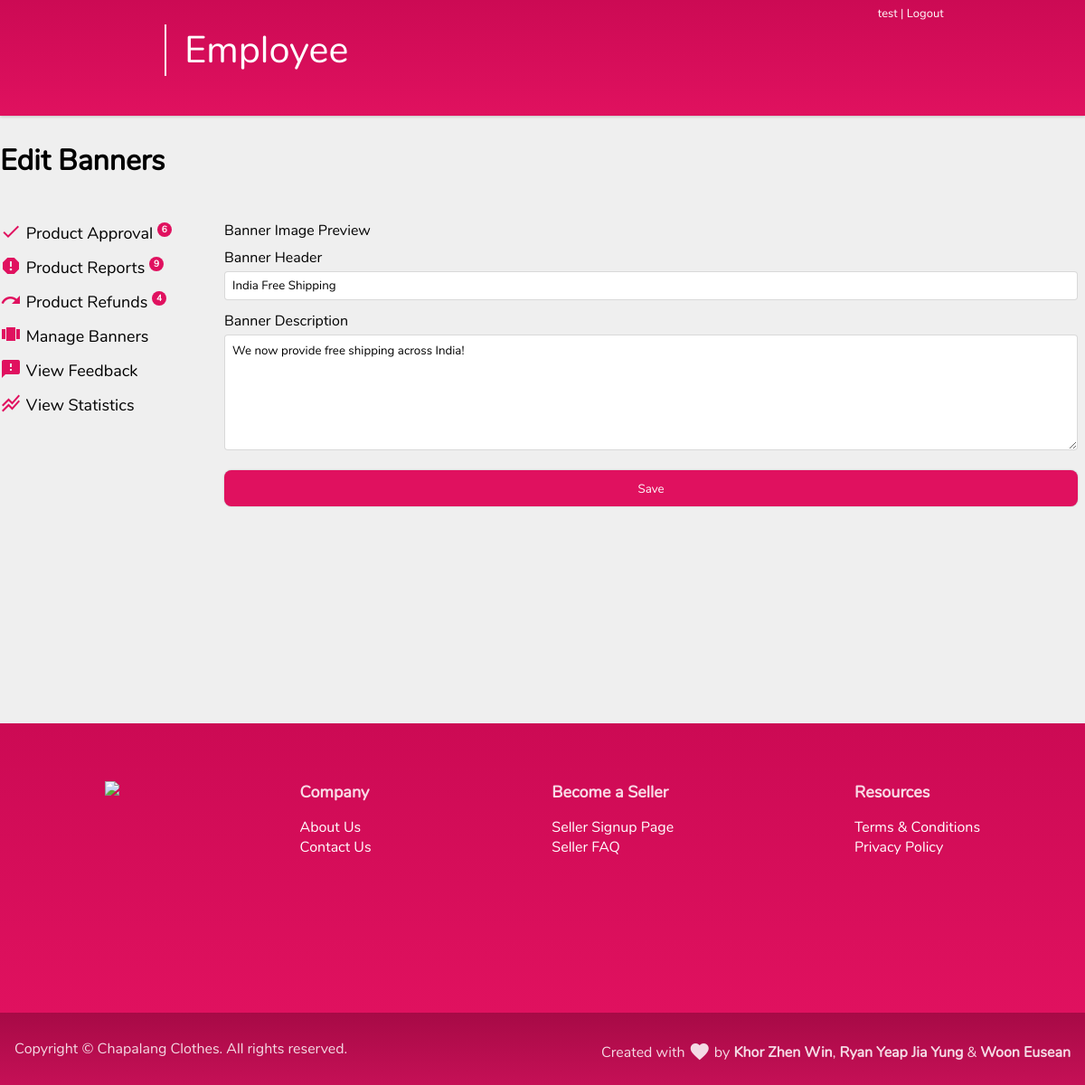
The page /employee_edit_banner.php?bannerid=1 (signed in) on the database its author committed.
### tables this page shows
CREATE TABLE IF NOT EXISTS `employee` (
  `EmployeeId` int NOT NULL AUTO_INCREMENT,
  `Username` varchar(140) NOT NULL,
  `Password` varchar(140) NOT NULL,
  `Email` varchar(140) NOT NULL,
  PRIMARY KEY (`EmployeeId`),
  UNIQUE KEY `Username` (`Username`),
  UNIQUE KEY `Email` (`Email`)
);

CREATE TABLE IF NOT EXISTS `banner` (
  `BannerId` int NOT NULL AUTO_INCREMENT,
  `BannerName` varchar(140) NOT NULL,
  `BannerDescription` varchar(250) NOT NULL,
  `BannerImage` varchar(140) NOT NULL,
  PRIMARY KEY (`BannerId`)
);

### includes/database.php (called while the page is built, shortened)
<?php
class mysqlidb
{
  private static $host = "localhost";
  private static $db = "chapalang";
  private static $user = "root";
  private static $pass = "";
  private static $port = 3306;
  private static $con = null;
  static function getConn()
  {
    if (is_null(self::$con)) {
      self::$con = mysqli_connect(self::$host, self::$user, self::$pass, self::$db, self::$port);
    }
    return self::$con;
  }
  static function query(string $queryString)
  {
    $result = self::getConn()->query($queryString);
    if ($result) {
      return $result;
    } else {
      throw new Exception("Query $queryString: " . self::getError());
    }
  }
  static function escape(string $string)
  {
    return mysqli_real_escape_string(self::getConn(), $string);
  }
  static function fetchRow(string $queryString)
  {
    $result = self::query($queryString);
    $row = $result->fetch_assoc();
    return $row;
  }
}

### employee_edit_banner.php (the view, shortened to what this page needs)
<?php
include_once("includes/database.php");
$bannerid = mysqlidb::escape($_GET['bannerid']);
try {
  $banner = mysqlidb::fetchRow("SELECT * FROM banner WHERE BannerId=$bannerid");
} catch (\Throwable $th) {
  die(header("location: employee_banner.php"));
}
?>
<!DOCTYPE html>
<html lang="en">
<head>
  <link href="styles/template.css" type="text/css" rel="stylesheet">
  <link href="styles/pagetopbar.css" type="text/css" rel="stylesheet">
  <link href="styles/khor.css" type="text/css" rel="stylesheet">
</head>
<body>
  <?php include "includes/pagetopbaremployee.php" ?>
  <div class="body-wrapper">
    <div></div>
    <div class="content-wrapper container">
      <h1>Edit Banners</h1>
      <div class="employee-wrapper p-2">
        <?php include "includes/employee_sidenav.php"; ?>
        <div>
          <form action="<?php echo $_SERVER['PHP_SELF'] . "?bannerid=" . $bannerid; ?>" method="post">
            <div class="form-input-group">
              <label>Banner Image Preview</label>
            </div>
            <div class="form-input-group">
              <label for="bannername">Banner Header</label>
              <input type="text" maxlength="140" name="bannername" id="bannername" value="<?php echo $banner["BannerName"]; ?>" required>
            </div>
            <div class="form-input-group">
              <label for="bannerdesc">Banner Description</label>
              <textarea name="bannerdesc" maxlength="250" id="bannerdesc" required><?php echo $banner["BannerDescription"]; ?></textarea>
            </div>
            <div class="form-input-group">
              <input type="submit" value="Save" name="Submit">
            </div>
          </form>
        </div>
      </div>
    </div>
  </div>
</body>
</html>

### includes/pagetopbaremployee.php (shortened to what this page needs)
<?php
include_once("includes/database.php");
$row = mysqlidb::fetchRow("SELECT * FROM employee WHERE EmployeeId = '{$_SESSION['employeeid']}'");
?>
<div class="top-bar white">
    <div class="top-bar-wrapper container">
        <div class="top-bar-elements">
            <div class="top-bar-left">
            </div>
            <div class="top-bar-right">
                <a class="m-0"><?php echo "$row[Username]";?></a>
                |
                <a href="logout.php"> Logout</a>
            </div>
        </div>
        <div class="top-bar-header">
            <div class="top-bar-title">
                Employee
            </div>
        </div>
    </div>
</div>

### styles/template.css (style rules this page uses)
:root { --primary: rgb(224, 17, 95); --primary-dark: rgb(197, 16, 85); --secondary: rgb(192, 12, 81); --secondary-dark: rgb(169, 10, 71); --bg-primary: #efefef; --bg-primary-light: #fafafa; --bg-primary-dark: #757575; --col-grey-dark: rgba(0, 0, 0, 0.3); --col-grey-light: rgba(0, 0, 0, 0.15); }
.material-icons { font-family: 'Material Icons'; font-weight: normal; font-style: normal; font-size: 24px; line-height: 1; letter-spacing: normal; text-transform: none; display: inline-block; white-space: nowrap; word-wrap: normal; direction: ltr; -moz-osx-font-smoothing: grayscale; }
html { scroll-behavior: smooth; }
* { box-sizing: border-box; }
body { margin: 0; background-color: #efefef; font-family: 'Nunito', sans-serif !important; }
label { margin: 0.25rem 0; }
input { font-family: 'Nunito', sans-serif; }
form input[type='text'], form input[type='password'], form input[type='email'], form input[type='date'], form input[type='number'] { height: 2rem; border-radius: 0.25rem; border: 1px solid rgba(0, 0, 0, 0.15); box-shadow: none; box-sizing: border-box; margin: 0.25rem 0; padding: 0 0.5rem; width: 100%; transition: box-shadow ease-in-out 0.25s, border ease-in-out 0.25s; }
form textarea { font-family: 'Nunito', sans-serif; border-radius: 0.25rem; border: 1px solid rgba(0, 0, 0, 0.15); box-shadow: none; box-sizing: border-box; margin: 0.25rem 0; padding: 0.5rem; width: 100%; resize: vertical; min-height: 8rem; transition: box-shadow ease-in-out 0.25s, border ease-in-out 0.25s; }
form input[type='button'], form input[type='submit'] { background-color: #e0115f; color: white; text-align: center; height: 2.5rem; width: 100%; line-height: 2.5rem; border-radius: 0.5rem; border: none; box-shadow: 0 0 0.1rem rgba(0, 0, 0, 0.3); cursor: pointer; transition: box-shadow ease-in-out 0.25s; margin: 0.25rem 0; }
input[type='text'], input[type='password'], input[type='email'], input[type='date'], input[type='number'], select { height: 2rem; border-radius: 0.25rem; border: 1px solid rgba(0, 0, 0, 0.15); box-shadow: none; box-sizing: border-box; margin: 0.25rem 0; padding: 0 0.5rem; transition: box-shadow ease-in-out 0.25s, border ease-in-out 0.25s; }
input[type='text']::placeholder, input[type='number']::placeholder, input[type='email']::placeholder, select::placeholder, textarea::placeholder, input[type='password']::placeholder { color: rgba(0, 0, 0, 0.54); font-weight: bold; font-family: 'Nunito', sans-serif; }
a { text-decoration: none; color: black; }
.form-input-group { margin: 0.5rem; }
.unselectable { -webkit-user-select: none; }
.white { color: white !important; }
.text-left { text-align: left !important; }
.text-right { text-align: right !important; }
.body-wrapper { min-height: 100vh; display: grid; grid-template-rows: 8rem minmax(calc(100vh - 8rem), 1fr) auto; }
.container { margin-right: auto; margin-left: auto; }
.content-wrapper { margin-top: 0.4rem; margin-bottom: 0.4rem; min-width: 1200px; width: 60%; }
.footer { z-index: 50; background-image: linear-gradient(0deg, #e0115f, #cc0a54); color: rgba(255, 255, 255, 0.85); height: 20rem; width: 100%; }
.footer-small { z-index: 50; background-image: linear-gradient(0deg, #c51056, #a70a46); color: rgba(255, 255, 255, 0.85); height: 5rem; width: 100%; }
.footer-small .material-icons { position: relative; top: 6px; }
.footer-wrapper { display: flex; justify-content: space-around; padding: 0 1rem 0 1rem; min-width: 1200px; width: 75%; height: 100%; }
.footer-wrapper-small { align-items: center; display: grid; grid-template-columns: repeat(2, 1fr); padding: 0 1rem 0 1rem; min-width: 1200px; width: 75%; height: 100%; }
.footer-group { margin: 4rem 0; }
.footer-group ul { color: rgba(255, 255, 255); list-style: none; padding: 0; }
.footer-group a { color: rgba(255, 255, 255); }
.footer-logo { width: 200px; height: auto; }
.footer-group-header { font-weight: bold; font-size: large; }
.m-0 { margin: 0 !important; }
.p-2 { padding: 1rem; }

### styles/khor.css (style rules this page uses)
.employee-wrapper { display: grid; grid-template-columns: 1fr 4fr; padding: 1rem 0; }

### rows shown on the page
employee: Username "test"
banner: bannername "India Free Shipping", bannerdesc "We now provide free shipping across India!"

### other values the page prints
$approvals "6"
$reports "9"
$refunds "4"
